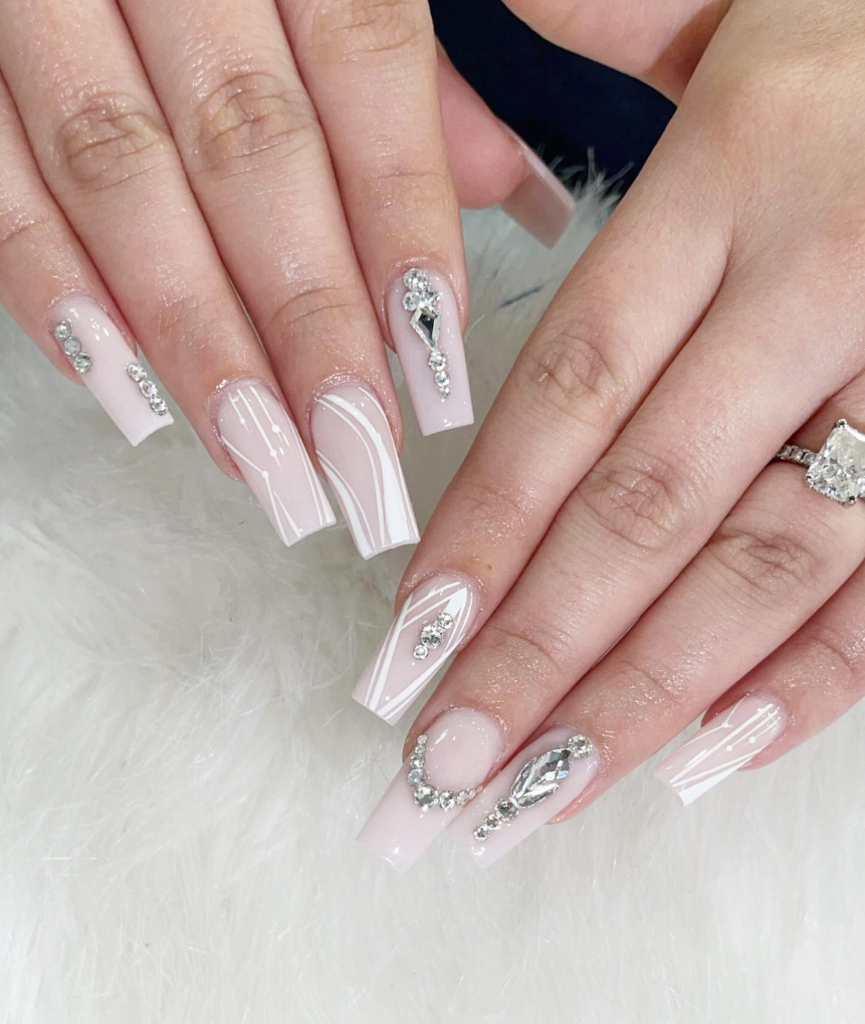
#> input picture 1.jpg, 1730 x 2048 px (shown at 1/2 size)
$ python build_images.py
#> lines starting #> are read from the running program, lines starting #| are printed output that depends on the picture
#!/usr/bin/env python3
"""
Regenerate the responsive image derivatives the site serves.

Sources live at the repo root and are never modified. Derivatives are written to
assets/img/ as <name>-<width>.jpg. Re-running is safe and idempotent: identical
input produces byte-identical output, so a clean tree stays clean.

    python tools/build_images.py            # build anything missing or stale
    python tools/build_images.py --force    # rebuild everything
    python tools/build_images.py --check    # verify only; non-zero exit if stale

Crops are declared here rather than applied by hand so they survive a rebuild.
Staleness is keyed on a hash of the source bytes plus the build settings, not on
mtime, because git does not preserve mtime across a fresh checkout.
"""
from __future__ import annotations

import argparse
import hashlib
import json
import sys
from pathlib import Path

try:
    from PIL import Image
except ImportError:
    sys.exit("Pillow is required:  python -m pip install Pillow")

ROOT = Path(__file__).resolve().parent.parent
OUT = ROOT / "assets" / "img"
MANIFEST = OUT / "manifest.json"

WIDTHS = (800, 1600)
QUALITY = 80

# name -> (source file, crop as (left, top, right, bottom) fractions, or None)
SOURCES: dict[str, tuple[str, tuple[float, float, float, float] | None]] = {
    "1":      ("1.jpg", None),
    "2":      ("2.jpg", (0.0, 0.26, 1.0, 1.0)),   # crops out a LaVie logo sticker
    "3":      ("3.jpg", None),
    "5":      ("5.jpg", None),
    "6":      ("6.jpg", None),
    "7":      ("7.jpg", None),
    "9":      ("9.jpg", None),
    "11":     ("11.jpg", None),
    "12":     ("12.jpg", None),
    "14":     ("14.jpg", None),
    "16":     ("16.jpg", None),
    "17":     ("17.jpg", None),
    "21":     ("21.jpg", None),
    "22":     ("22.jpg", None),
    "26":     ("26.jpg", None),
    "29":     ("29.jpg", None),
    "30":     ("30.jpg", None),
    "32":     ("32.jpg", None),
    "33":     ("33.jpg", None),
    "35":     ("35.jpg", None),
    # crops out a third-party "NAILSBYTONY_T" watermark down the right edge
    "charms": ("1717607568416-Lavielg.webp", (0.0, 0.0, 0.875, 1.0)),
}


def load_source(spec):
    src, crop = spec
    im = Image.open(ROOT / src).convert("RGB")
    if crop:
        w, h = im.size
        l, t, r, b = crop
        im = im.crop((int(w * l), int(h * t), int(w * r), int(h * b)))
    return im


def planned_widths(spec) -> list[int]:
    """Widths worth emitting. A source narrower than a target would produce a
    byte-identical duplicate, so that width is dropped rather than shipped twice."""
    with Image.open(ROOT / spec[0]) as probe:
#> probe is the input picture: PIL image 1730x2048 RGB; mean R, G, B 190.9, 170.4, 163.7
        w = probe.width
#> w = 1730
    if spec[1]:
        w = int(w * (spec[1][2] - spec[1][0]))
    out, seen = [], set()
    for target in WIDTHS:
        actual = min(target, w)
        if actual in seen:
            continue
        seen.add(actual)
        out.append(target)
#> after the loop, out = [800, 1600]
    return out


def fingerprint(spec) -> dict:
    digest = hashlib.sha256((ROOT / spec[0]).read_bytes()).hexdigest()[:16]
    # crop is normalised to a list: JSON has no tuple, so a tuple here would never
    # compare equal to the value read back from the manifest and every cropped
    # image would rebuild on every run.
    return {"source": spec[0], "crop": list(spec[1]) if spec[1] else None,
            "sha": digest, "widths": planned_widths(spec), "quality": QUALITY}


def main() -> int:
    ap = argparse.ArgumentParser()
    ap.add_argument("--force", action="store_true", help="rebuild every derivative")
    ap.add_argument("--check", action="store_true", help="verify only, build nothing")
    args = ap.parse_args()

    OUT.mkdir(parents=True, exist_ok=True)
    previous = json.loads(MANIFEST.read_text()) if MANIFEST.exists() else {}
    current, stale, built, total = {}, [], 0, 0

    for name, spec in SOURCES.items():
        if not (ROOT / spec[0]).exists():
            print(f"  MISSING SOURCE  {spec[0]}")
            return 1

        fp = fingerprint(spec)
        current[name] = fp
        outputs = [OUT / f"{name}-{w}.jpg" for w in fp["widths"]]
        missing = [p for p in outputs if not p.exists()]
#> missing = []

        if not args.force and previous.get(name) == fp and not missing:
            total += sum(p.stat().st_size for p in outputs)
            continue
        if args.check:
            stale.append(name)
            continue

        im = load_source(spec)
        for width in fp["widths"]:
            tw = min(width, im.width)
            th = round(im.height * tw / im.width)
            path = OUT / f"{name}-{width}.jpg"
            im.resize((tw, th), Image.LANCZOS).save(
                path, "JPEG", quality=QUALITY, optimize=True, progressive=True
            )
            total += path.stat().st_size
            built += 1
            print(f"  built  {path.relative_to(ROOT)}  {tw}x{th}  {path.stat().st_size // 1024}KB")
#> this loop made 2 passes
#> pass 1, in main, `im.resize((tw, th), Image.LANCZOS).save( path, "JPEG", quality=QUALITY..`:
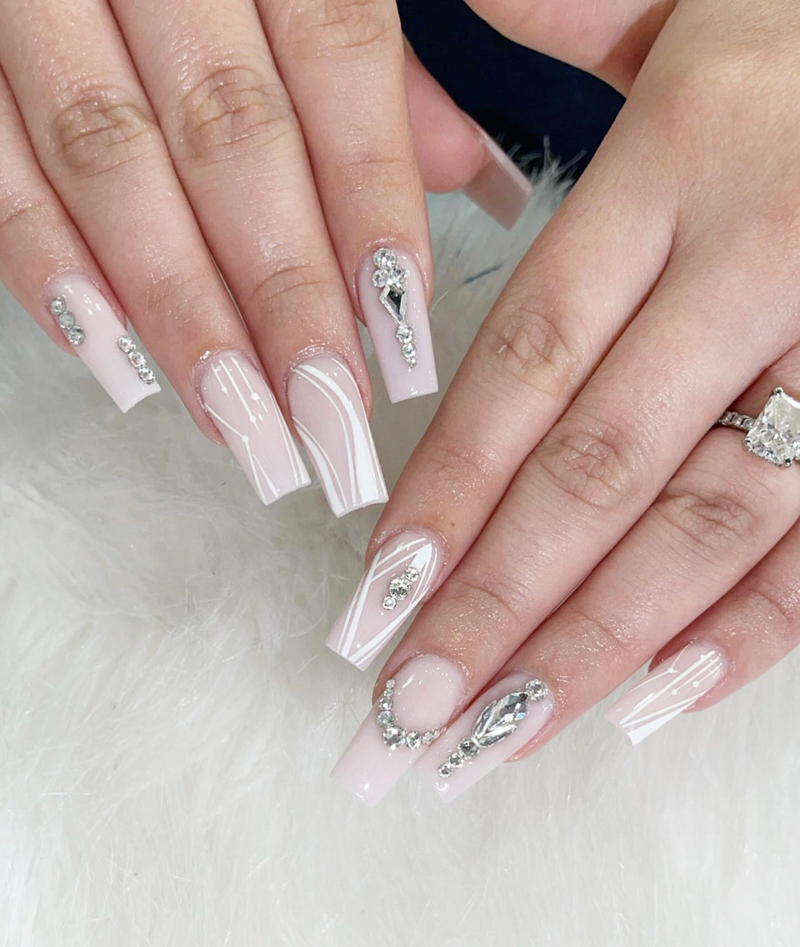
#> saved as 1-800.jpg: PIL image 800x947 RGB; mean R, G, B 190.9, 170.4, 163.7
#> after the loop, built = 2; total = 336645
#> pass 2 of the loop in main, `for name, spec in SOURCES.items():`:
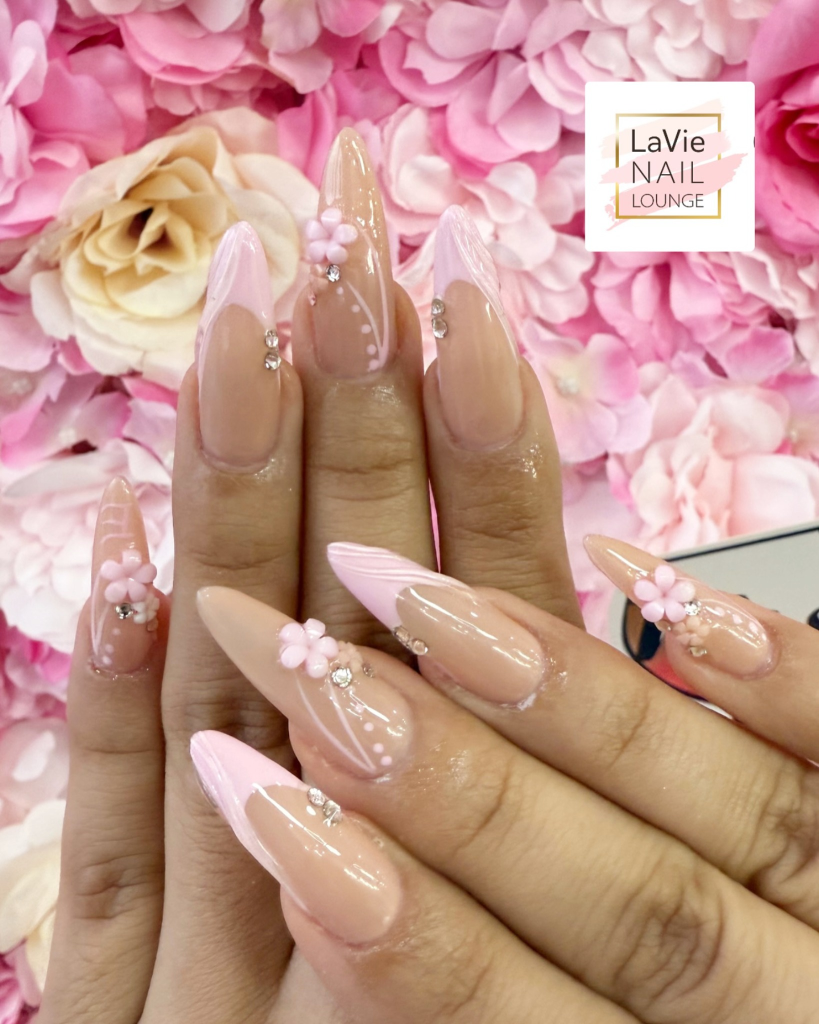
#> input picture 2.jpg, 1638 x 2048 px (shown at 1/2 size)
#> in planned_widths, probe is the input picture: PIL image 1638x2048 RGB; mean R, G, B 197.5, 152.8, 141.9
#> fp = {'source': '2.jpg', 'crop': [0, 0.26, 1, 1], 'sha': '8bbda127834a7c3e', 'widths': [800, 1600], 'quality': 80}
#> outputs = 2 items
#> in load_source (call 2), `im = im.crop((int(w * l), int(h * t), int(w * r), int(h * b)))`:
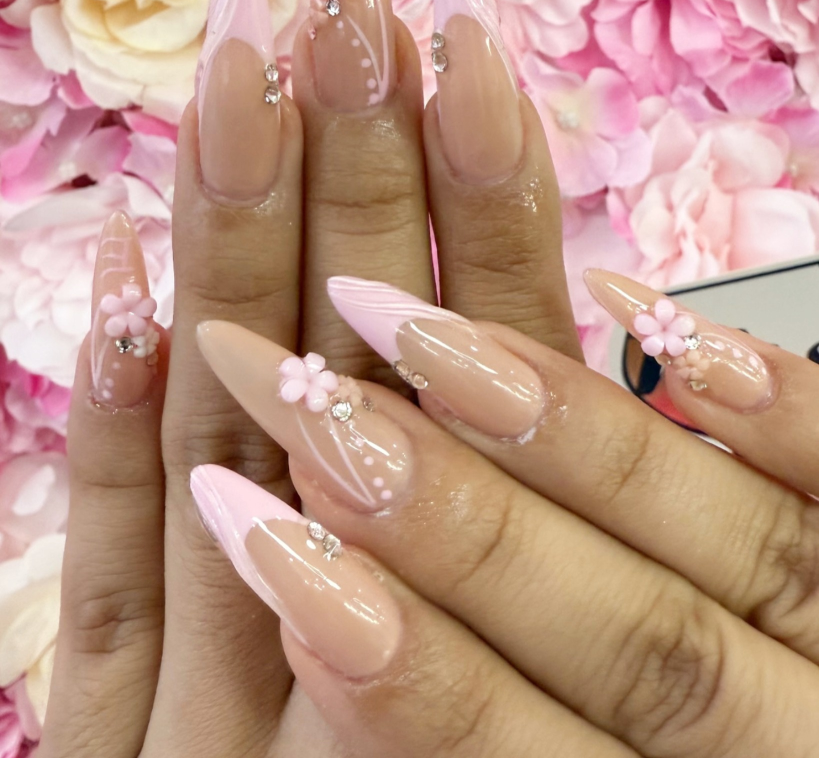
#> im: PIL image 1638x1516 RGB (shown at 1/2 size); mean R, G, B 188.4, 149.3, 130.9
#> the loop in main, `for width in fp["widths"]:` made 1 pass
#> (width, tw, th) on pass 1: (800, 800, 740)
#> pass 1, in main, `im.resize((tw, th), Image.LANCZOS).save( path, "JPEG", quality=QUALITY..`:
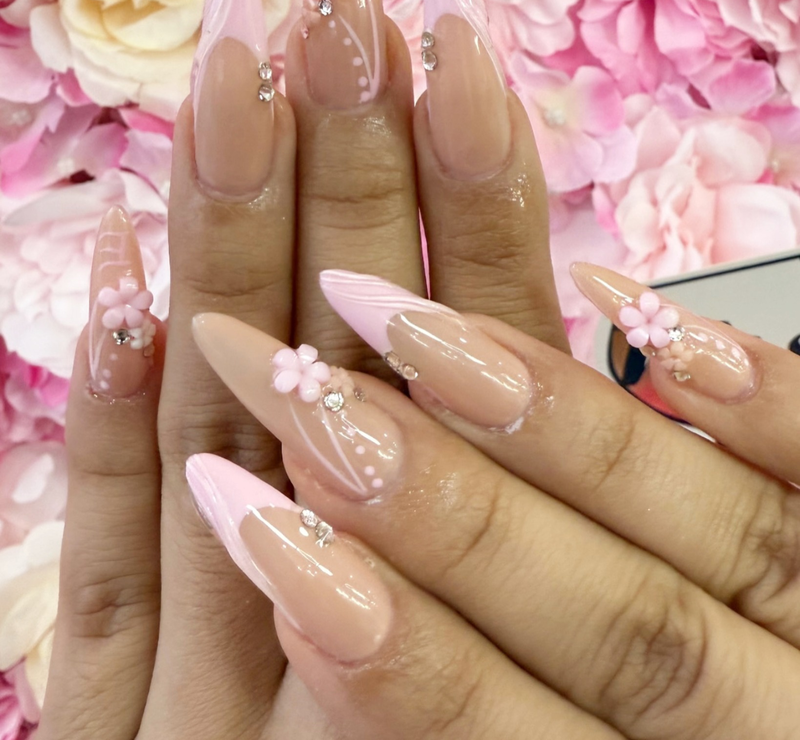
#> saved as 2-800.jpg: PIL image 800x740 RGB; mean R, G, B 188.4, 149.3, 130.9
#> after the loop in main, `for width in fp["widths"]:`: built = 2; total = 336645

    if args.check:
        if stale:
            print("STALE (run without --check to rebuild): " + ", ".join(stale))
            return 1
        print("images up to date")
        return 0

    MANIFEST.write_text(json.dumps(current, indent=2, sort_keys=True) + "\n")

    expected = {"manifest.json"} | {
        f"{n}-{w}.jpg" for n, sp in SOURCES.items() for w in planned_widths(sp)
    }
    removed = 0
    for p in sorted(OUT.iterdir()):
        if p.name not in expected:
            p.unlink()
            removed += 1
            print(f"  removed {p.relative_to(ROOT)}  (not built from any source)")

    src_bytes = sum((ROOT / s).stat().st_size for s, _ in SOURCES.values())
    print(f"\n{built} rebuilt, {removed} removed. "
          f"sources {src_bytes // 1024}KB -> derivatives {total // 1024}KB")
    return 0


if __name__ == "__main__":
#> (the run stopped early here; a loop or call above may not have finished)
